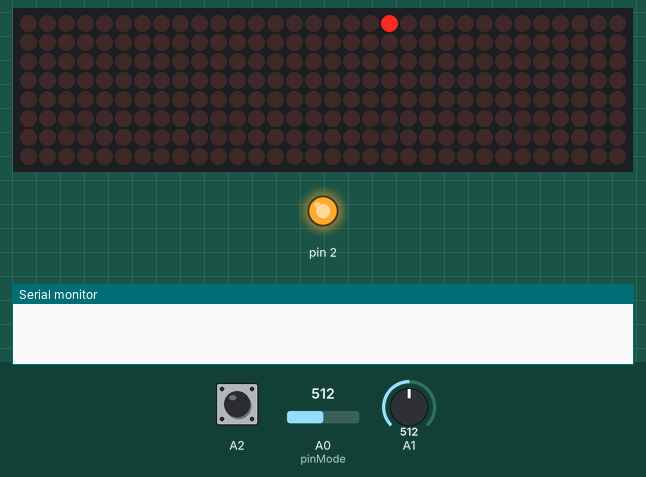
Bench run of a sketch on a simulated Arduino Uno, built with avr-gcc and run on an emulated ATmega328P. On the bench: 32×8 LED matrix, output pins drawn as LEDs (lit = HIGH), the last lines printed to the serial monitor. The inputs (shaded band) are chosen by the test bench; at power-on: A0 (pinMode) = 512, A2 HIGH, A1 = 512.

Above: at 1.2 s.
1.3 s: A0 (pinMode) set to 589
3.1 s: A0 (pinMode) set to 618
At 8.4 s:
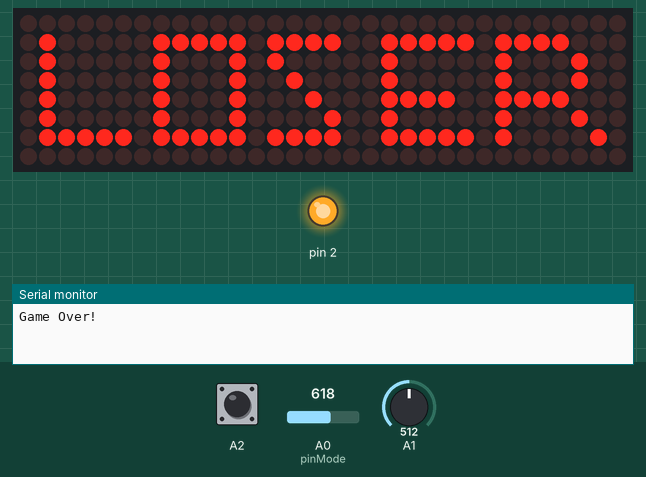
8.8 s: A2 pulled LOW for 3.2 s
At 9.15 s:
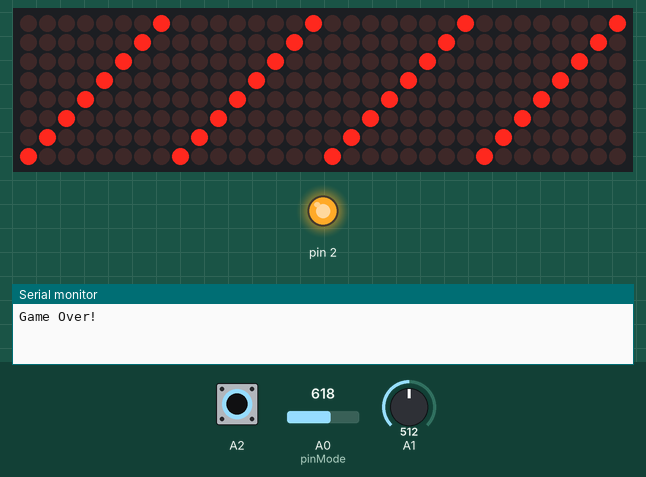
At 12.05 s:
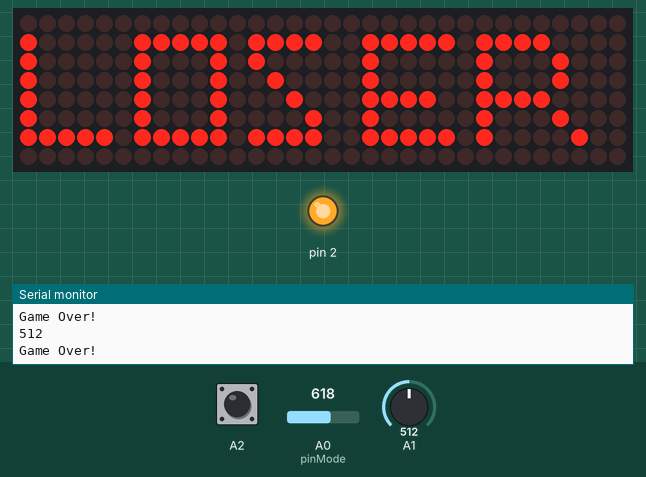

The sketch:

Ilenaversuchen.ino
```cpp
#include "LedControl.h"
LedControl lc=LedControl(12,11,10,4); //lc=variable

int XCoord;
int YCoord;

//Anzahl der bildschirme
const int BILDSCHIRME = 4;
//Alle punkte auf dem display
const int PIXELGESAMT = BILDSCHIRME*8;
//Bewegung pro loop ausführung
const int GESCHWINDIGKEIT = 1;
//Hellugkeit einstellen
const int HELLIGKEIT = 1;
//die Startposition des Punktes vom Spiel
const int STARTPOSITION = 3;

const int LAUFSCHRIFT []= {
  0,0,0,0,0,0,0,0,0,0,0,0,0,0,0,0,0,0,0,0,0,0,0,0,0,0,0,0,0,0,0,0,
  1,0,0,0,0,0,1,1,1,1,1,0,1,1,1,1,0,0,1,1,1,1,1,0,1,1,1,1,0,0,0,0,
  1,0,0,0,0,0,1,0,0,0,1,0,1,0,0,0,0,0,1,0,0,0,0,0,1,0,0,0,1,0,0,0,
  1,0,0,0,0,0,1,0,0,0,1,0,0,1,0,0,0,0,1,0,0,0,0,0,1,0,0,0,1,0,0,0,
  1,0,0,0,0,0,1,0,0,0,1,0,0,0,1,0,0,0,1,1,1,1,0,0,1,1,1,1,0,0,0,0,
  1,0,0,0,0,0,1,0,0,0,1,0,0,0,0,1,0,0,1,0,0,0,0,0,1,0,0,0,1,0,0,0,
  1,1,1,1,1,0,1,1,1,1,1,0,1,1,1,1,0,0,1,1,1,1,1,0,1,0,0,0,0,1,0,0,
  0,0,0,0,0,0,0,0,0,0,0,0,0,0,0,0,0,0,0,0,0,0,0,0,0,0,0,0,0,0,0,0,
  0,0,0,0,0,0,0,0,0,0,0,0,0,0,0,0,0,0,0,0,0,0,0,0,0,0,0,0,0,0,0,0    //Hinter das letzte Zeichen kommt kein Komma!
};

const int WELLENANIMATIONEN = 4;
byte WELLE[WELLENANIMATIONEN][32] = {
  {
    // Frame 1
    B00000001, B00000010, B00000100, B00001000, B00010000, B00100000, B01000000, B10000000,
    B00000001, B00000010, B00000100, B00001000, B00010000, B00100000, B01000000, B10000000,
    B00000001, B00000010, B00000100, B00001000, B00010000, B00100000, B01000000, B10000000,
    B00000001, B00000010, B00000100, B00001000, B00010000, B00100000, B01000000, B10000000
  }, {
    // Frame 2
    B00000010, B00000100, B00001000, B00010000, B00100000, B01000000, B10000000, B00000001,
    B00000010, B00000100, B00001000, B00010000, B00100000, B01000000, B10000000, B00000001,
    B00000010, B00000100, B00001000, B00010000, B00100000, B01000000, B10000000, B00000001,
    B00000010, B00000100, B00001000, B00010000, B00100000, B01000000, B10000000, B00000001
  }, {
    // Frame 3
    B00000100, B00001000, B00010000, B00100000, B01000000, B10000000, B00000001, B00000010,
    B00000100, B00001000, B00010000, B00100000, B01000000, B10000000, B00000001, B00000010,
    B00000100, B00001000, B00010000, B00100000, B01000000, B10000000, B00000001, B00000010,
    B00000100, B00001000, B00010000, B00100000, B01000000, B10000000, B00000001, B00000010
  }, {
    // Frame 4
    B00001000, B00010000, B00100000, B01000000, B10000000, B00000001, B00000010, B00000100,
    B00001000, B00010000, B00100000, B01000000, B10000000, B00000001, B00000010, B00000100,
    B00001000, B00010000, B00100000, B01000000, B10000000, B00000001, B00000010, B00000100,
    B00001000, B00010000, B00100000, B01000000, B10000000, B00000001, B00000010, B00000100
  }
};


//Schreibt die laufschrift auf den Bildschirm
void SchreibLaufschrift(int tempora []){
  lc.clearDisplay (1);
  for(int beweg=32; beweg>0; beweg--){
    BildschirmZuruecksetzen();
    for (int i=0; i<255;i++){     // Zusatzaufgabe:Hier wir viel unnötiges gerechnet. Optimieren Sie den Code!
      if(tempora [i]==1){
        lc.setLed(3-(((i+beweg)/8)%4),i/32,(i+beweg)%8,true);
      }
    }
    delay(100);
  }
}

//Deaktiviert alle lichter auf dem Bildschirm
void BildschirmZuruecksetzen() {
    lc.clearDisplay (0);
    lc.clearDisplay (1);
    lc.clearDisplay (2);
    lc.clearDisplay (3);
}

void AnimationAnzeigen(byte frames[WELLENANIMATIONEN][PIXELGESAMT]){
  for (int i = 0;i<WELLENANIMATIONEN;i++) {
    AnimationsFrameAnzeigen(frames[i]);
    delay(200);
  }
}

void AnimationsFrameAnzeigen(byte frame[PIXELGESAMT]) {
  for (int col = 0; col < PIXELGESAMT; col++) {
    int device = col / 8;
    int colInDevice = col % 8;
    lc.setColumn(device, colInDevice, frame[col]);
  }
}

//zeichnet den Punkt auf den Bildschrim für das Spiel
//modula 8, damit es immer unter 8 ist und nie darüber geht!
void ZeichnePunkt() {
  lc.setLed(XCoord/8, YCoord, 7 - (XCoord % 8), true);
  delay(100);
  lc.setLed(XCoord/8, YCoord, 7 - (XCoord % 8), false);
}

void GameOver(){
  Serial.println("Game Over!");
  SchreibLaufschrift(LAUFSCHRIFT); // Laufschrift
  delay(1000);
  BildschirmZuruecksetzen();

  AnimationAnzeigen(WELLE); // Animation
  AnimationAnzeigen(WELLE);
  BildschirmZuruecksetzen();

  //nach "LOSER" wird so das Spiel wieder gestartet -> der Punkt wird wieder angezeigt ("zurückgeholt")
  XCoord = STARTPOSITION;
  YCoord = STARTPOSITION;

  Serial.println(analogRead(A2));
  // Solange im kreis drehen bis der stick gedrückt wird (wert von analogRead(A2) tiefer als 20)
  while (digitalRead(A2) != LOW) {
    delay(50);
    ZeichnePunkt();
  }
}

//Arduino funktion die ausgeführt wird beim start EINMAL
void setup() {
 pinMode(A0, INPUT);   //pinMode = wird genutzt um zu bestimmen ob es ein Input oder Output ist
 pinMode(A1, INPUT);
 pinMode(A2,INPUT_PULLUP);
 pinMode(2, OUTPUT);
 digitalWrite(2,HIGH);
 Serial.begin(9600);
  for(int i=0;i<BILDSCHIRME;i++){
	    lc.shutdown(i,false); //macht den Bildschirm an
	    lc.setIntensity(i,HELLIGKEIT); //wie hell es leuchtet
	    lc.clearDisplay(i); //setzt den Bildschirm zurück, so dass es nicht mehr rot ist
  }
}


//Arduino funktion die wird immer wieder ausgeführt
void loop() {
  int XJoy = analogRead(A1); //Hier wird der Wert welcher der Joystick dauernd an A0 "sendet" in "Zahl" gespeichert
  int YJoy = analogRead(A0);

  if (XJoy < 600){
    XCoord += GESCHWINDIGKEIT;
  }
  else if(XJoy > 350){
    XCoord -= GESCHWINDIGKEIT;
  }

  if (YJoy > 600){
    YCoord += GESCHWINDIGKEIT;
  }
  else if(YJoy < 350){
    YCoord -= GESCHWINDIGKEIT;
  }

  if(YCoord < 0 || YCoord > 7 || XCoord < 0 || XCoord > 32){
    GameOver();
  }

  ZeichnePunkt();
}
```

Measured:
- the behaviour switches between 600 and 601 on A0 (pinMode) (found by bisection; images 0 and 1)
- after the input at 8.8 s, the display: first differs from a run without the input after 2.7 s (image 3 shows a later state)
